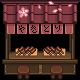

This is a level from a 2D game, rendered from its Tiled map with the project's own tilesets. A one-line summary and the complete map file follow:
An orthogonal 5x5 tile map with 16x16 px tiles, 4 tile layers (Back, Buildings, Front, AlwaysFront).

<map version="1.2" tiledversion="1.2.5" orientation="orthogonal" renderorder="right-down" width="5" height="5" tilewidth="16" tileheight="16" infinite="0" nextlayerid="17" nextobjectid="59">
 <tileset firstgid="1" name="spring_yakitori" tilewidth="16" tileheight="16" tilecount="25" columns="5">
  <image source="spring_yakitori.png" width="80" height="80" />
 </tileset>
 <layer id="12" name="Back" width="5" height="5">
  <data encoding="csv">
0,0,0,0,0,
0,0,0,0,0,
0,0,0,0,0,
0,0,0,0,0,
0,0,0,0,0
</data>
 </layer>
 <objectgroup id="2" name="Back" />
 <layer id="14" name="Buildings" width="5" height="5">
  <data encoding="csv">
0,0,0,0,0,
0,0,0,0,0,
0,0,0,0,0,
0,0,0,0,0,
21,22,23,24,25
</data>
 </layer>
 <objectgroup id="4" name="Buildings" />
 <layer id="15" name="Front" width="5" height="5">
  <data encoding="csv">
0,0,0,0,0,
0,0,0,0,0,
0,0,0,0,0,
16,17,18,19,20,
0,0,0,0,0
</data>
 </layer>
 <objectgroup id="6" name="Front" />
 <layer id="16" name="AlwaysFront" width="5" height="5">
  <data encoding="csv">
1,2,3,4,5,
6,7,8,9,10,
11,12,13,14,15,
0,0,0,0,0,
0,0,0,0,0
</data>
 </layer>
 <objectgroup id="11" name="AlwaysFront" />
</map>
